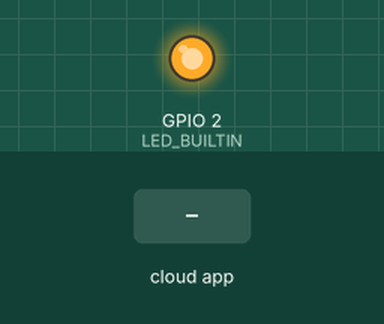
This sketch was run on a simulated ESP32. Parts: output pins drawn as LEDs (lit = HIGH). The test bench sets the inputs (shaded band). WiFi joins after 1.5 s; servers stay silent unless stated; the ROS host is connected and sends only what is stated; what the sketch prints to the serial monitor is not drawn.

Above: at 4.7 s.
4.8 s: the phone or cloud app sets linear.x to -100
At 5.8 s:
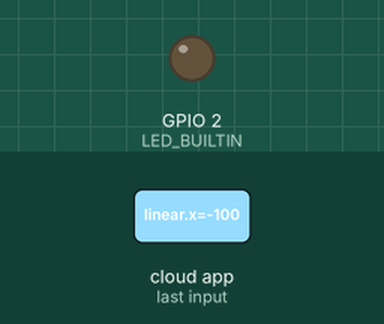
6.3 s: the phone or cloud app sets linear.x to 0
At 6.9 s:
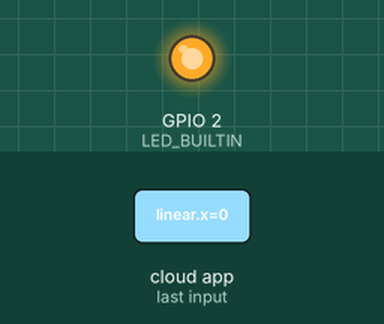
7.8 s: the phone or cloud app sets linear.x to 100
At 8.1 s:
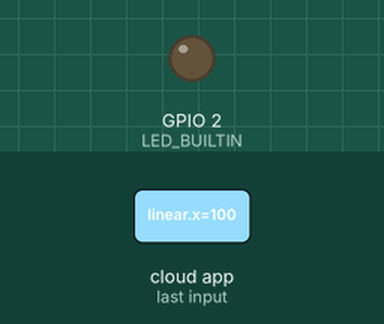
Timing chart, 0 to 10.8 s (numbered marks = the images above; inputs shaded):
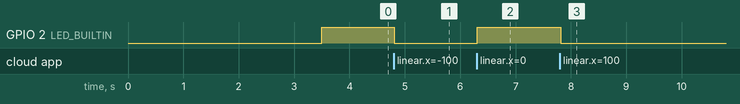

Measured:
- after the input at 4.8 s, GPIO 2 (LED_BUILTIN): HIGH → LOW at once
- after the input at 6.3 s, GPIO 2 (LED_BUILTIN): LOW → HIGH at once
- after the input at 7.8 s, GPIO 2 (LED_BUILTIN): HIGH → LOW at once

The sketch:

esp32_robot_brain.ino
```cpp
/**
 * esp32_robot_brain.ino
 *
 * Cérebro do robô móvel usando micro-ROS.
 * Ele recebe as velocidades pelo tópico /cmd_vel (via Wi-Fi),
 * faz a conta da cinemática diferencial e envia pela porta
 * Serial2 (Pino TX2 = GPIO 17) para o Arduino.
 *
 * O Arduino (que já tem o motor_bridge_arduino.ino gravado)
 * recebe esse texto e comanda a ponte H.
 */

#include <Arduino.h>
#include <WiFi.h>

#include <micro_ros_arduino.h>
#include <rcl/rcl.h>
#include <rclc/executor.h>
#include <rclc/rclc.h>
#include <geometry_msgs/msg/twist.h>
#include <stdio.h>

// ═══════════════════════════════════════════════════════════════════════════
//  ⚙️  CONFIGURAÇÕES DO WI-FI E ROS 2
// ═══════════════════════════════════════════════════════════════════════════
#define WIFI_SSID "Gustavo"             // Seu Wi-Fi
#define WIFI_PASS "29101998"            // Sua Senha
#define AGENT_IP  "192.168.18.9"        // IP do Ubuntu
#define AGENT_PORT 8888                 // Porta padrão

// Pino TX2 (GPIO 17) no ESP32 DOIT DevKit V1
#define TX2_PIN 17
#define RX2_PIN 16 // Não usaremos para receber, mas é obrigatório declarar

// ═══════════════════════════════════════════════════════════════════════════

rcl_subscription_t subscriber;
geometry_msgs__msg__Twist msg;
rclc_executor_t executor;
rclc_support_t support;
rcl_allocator_t allocator;
rcl_node_t node;

#define RCCHECK(fn) { rcl_ret_t temp_rc = fn; if((temp_rc != RCL_RET_OK)){error_loop();}}
#define RCSOFTCHECK(fn) { rcl_ret_t temp_rc = fn; if((temp_rc != RCL_RET_OK)){;}}

void error_loop() {
  while (1) {
    digitalWrite(LED_BUILTIN, !digitalRead(LED_BUILTIN));
    delay(100);
  }
}

// Função auxiliar: converte -100..100 (%) em -255..255 (PWM real do Shield)
// Motores amarelos com caixa de redução precisam de pelo menos ~130 de PWM para vencer o atrito
int percentToPWM(int pct) {
  if (pct == 0) return 0;
  int pwm = map(abs(pct), 1, 100, 130, 255);
  return (pct > 0) ? pwm : -pwm;
}

// ── Callback do Tópico /cmd_vel ───────────────────────────────────────────
// Esta função roda sempre que você pressiona uma tecla no teclado do Ubuntu
void cmd_vel_callback(const void * msgin)
{
  // Converte o ponteiro genérico para a mensagem Twist
  const geometry_msgs__msg__Twist * twist_msg = (const geometry_msgs__msg__Twist *)msgin;

  // 1. Cinemática Diferencial em porcentagem (-100% a 100%)
  const float speed_scale = 100.0f;

  // v_esq = linear.x - angular.z
  // v_dir = linear.x + angular.z
  int left_pct  = (int)((twist_msg->linear.x - twist_msg->angular.z) * speed_scale);
  int right_pct = (int)((twist_msg->linear.x + twist_msg->angular.z) * speed_scale);

  // 2. Limita entre -100% e 100% e converte para PWM real (-255 a 255)
  left_pct  = constrain(left_pct, -100, 100);
  right_pct = constrain(right_pct, -100, 100);

  int left_pwm  = percentToPWM(left_pct);
  int right_pwm = percentToPWM(right_pct);

  // 3. Envia para o Arduino via Serial2!
  // O Arduino recebe o PWM direto (-255 a 255), ex: "192,192\n"
  Serial2.printf("%d,%d\n", left_pwm, right_pwm);

  // Feedback visual e log pro computador (Serial 1)
  digitalWrite(LED_BUILTIN, !digitalRead(LED_BUILTIN));
  Serial.printf("Recebido! Enviando PWM p/ Arduino: %d,%d\n", left_pwm, right_pwm);
}

// ═══════════════════════════════════════════════════════════════════════════
void setup()
{
  // Serial Padrão (Cabo USB - apenas para debug e log no Serial Monitor)
  Serial.begin(115200);

  // Serial2 (Para falar com o Arduino)
  // O Arduino roda a 9600 baud.
  Serial2.begin(9600, SERIAL_8N1, RX2_PIN, TX2_PIN);

  pinMode(LED_BUILTIN, OUTPUT);
  digitalWrite(LED_BUILTIN, LOW);

  // ── Conecta no Wi-Fi ────────────────────────────────────────────────────
  Serial.println("Conectando ao Wi-Fi...");
  WiFi.begin(WIFI_SSID, WIFI_PASS);
  while (WiFi.status() != WL_CONNECTED) {
    delay(500);
    Serial.print(".");
  }
  Serial.printf("\nWi-Fi conectado! IP: %s\n", WiFi.localIP().toString().c_str());

  // ── Configura micro-ROS ─────────────────────────────────────────────────
  set_microros_wifi_transports(WIFI_SSID, WIFI_PASS, AGENT_IP, AGENT_PORT);
  delay(2000);

  allocator = rcl_get_default_allocator();
  RCCHECK(rclc_support_init(&support, 0, NULL, &allocator));
  RCCHECK(rclc_node_init_default(&node, "esp32_robot_brain", "", &support));

  // Cria o SUBSCRIBER no tópico /cmd_vel
  RCCHECK(rclc_subscription_init_default(
    &subscriber,
    &node,
    ROSIDL_GET_MSG_TYPE_SUPPORT(geometry_msgs, msg, Twist),
    "/cmd_vel"
  ));

  // Cria o executor (1 handle = 1 subscriber)
  RCCHECK(rclc_executor_init(&executor, &support.context, 1, &allocator));
  RCCHECK(rclc_executor_add_subscription(&executor, &subscriber, &msg, &cmd_vel_callback, ON_NEW_DATA));

  Serial.println("Cérebro pronto! Escutando /cmd_vel via Wi-Fi...");
  digitalWrite(LED_BUILTIN, HIGH);
}

// ═══════════════════════════════════════════════════════════════════════════
void loop()
{
  RCSOFTCHECK(rclc_executor_spin_some(&executor, RCL_MS_TO_NS(10)));
  delay(10);
}
```
